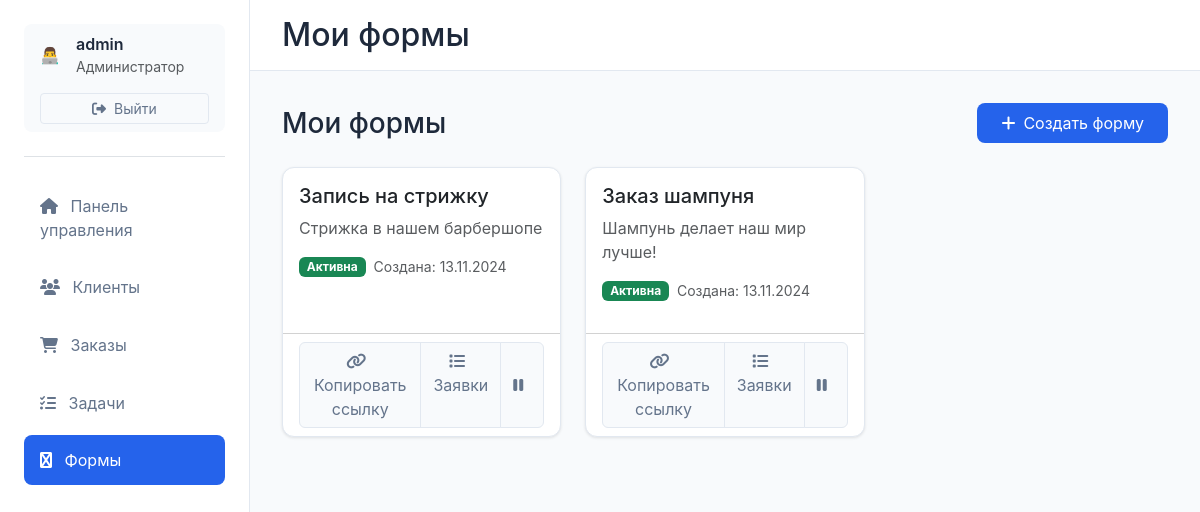
The page /forms (signed in) on the database its author committed.
### app.py (models this page shows)
class User(UserMixin, db.Model):
    id = db.Column(db.Integer, primary_key=True)
    username = db.Column(db.String(80), unique=True, nullable=False)
    password_hash = db.Column(db.String(120), nullable=False)
    role = db.Column(db.String(20), nullable=False, default='user')

class Form(db.Model):
    id = db.Column(db.Integer, primary_key=True)
    user_id = db.Column(db.Integer, db.ForeignKey('user.id'), nullable=False)
    name = db.Column(db.String(100), nullable=False)
    description = db.Column(db.Text)
    slug = db.Column(db.String(100), unique=True, nullable=False)
    created_at = db.Column(db.DateTime, default=datetime.utcnow)
    is_active = db.Column(db.Boolean, default=True)
    fields = db.relationship('FormField', backref='form', lazy=True, cascade='all, delete-orphan')
    submissions = db.relationship('FormSubmission', backref='form', lazy=True, cascade='all, delete-orphan')

### app.py (the view)
@app.route('/forms')
@login_required
def forms():
    user_forms = Form.query.filter_by(user_id=current_user.id).all()
    return render_template('forms/forms.html', forms=user_forms)

### app.py (called while the page is built)
@login_manager.user_loader
def load_user(user_id):
    return User.query.get(int(user_id))

### templates/forms/forms.html (shortened to what this page needs)
{% extends "base.html" %}
{% block title %}Мои формы{% endblock %}
{% block content %}
<div class="d-flex justify-content-between align-items-center mb-4">
    <h1 class="h3 mb-0">Мои формы</h1>
    <a href="{{ url_for('create_form') }}" class="btn btn-primary">
        <i class="fas fa-plus me-2"></i>Создать форму
    </a>
</div>
<div class="row">
    {% for form in forms %}
    <div class="col-md-4 mb-4">
        <div class="card h-100">
            <div class="card-body">
                <h5 class="card-title">{{ form.name }}</h5>
                <p class="card-text text-muted">{{ form.description }}</p>
                <div class="d-flex align-items-center mb-3">
                    <span class="badge {% if form.is_active %}bg-success{% else %}bg-secondary{% endif %} me-2">
                        {{ 'Активна' if form.is_active else 'Неактивна' }}
                    </span>
                    <small class="text-muted">
                        Создана: {{ form.created_at.strftime('%d.%m.%Y') }}
                    </small>
                </div>
            </div>
            <div class="card-footer bg-transparent">
                <div class="btn-group w-100">
                    <button class="btn btn-light" onclick="copyFormLink('{{ url_for('public_form', slug=form.slug, _external=True) }}')">
                        <i class="fas fa-link me-2"></i>Копировать ссылку
                    </button>
                    <a href="{{ url_for('form_submissions', slug=form.slug) }}" class="btn btn-light">
                        <i class="fas fa-list me-2"></i>Заявки
                    </a>
                    <button class="btn btn-light" onclick="toggleFormStatus({{ form.id }})">
                        <i class="fas {% if form.is_active %}fa-pause{% else %}fa-play{% endif %} me-2"></i>
                    </button>
                </div>
            </div>
        </div>
    </div>
    {% endfor %}
</div>
{% endblock %}

### templates/base.html (shortened to what this page needs)
<!DOCTYPE html>
<html lang="ru">
<head>
    <link href="https://cdn.jsdelivr.net/npm/bootstrap@5.3.0/dist/css/bootstrap.min.css" rel="stylesheet">
    <link href="https://cdnjs.cloudflare.com/ajax/libs/font-awesome/6.4.0/css/all.min.css" rel="stylesheet">
</head>
<body>
    {% if current_user.is_authenticated %}
    <div class="sidebar">
        <div class="user-profile mb-4">
            <div class="d-flex align-items-center gap-3 mb-3">
                <div class="profile-emoji">👨‍💻</div>
                <div class="d-flex flex-column">
                    <span class="fw-semibold">{{ current_user.username }}</span>
                    <small class="text-muted">Администратор</small>
                </div>
            </div>
            <a href="{{ url_for('logout') }}" class="btn btn-light btn-sm w-100">
                <i class="fas fa-sign-out-alt me-2"></i>Выйти
            </a>
        </div>
        <div class="border-bottom mb-4"></div>
        <nav class="nav flex-column">
    <a class="nav-link {% if request.endpoint == 'dashboard' %}active{% endif %}"
       href="{{ url_for('dashboard') }}">
        <i class="fas fa-home me-2"></i> Панель управления
    </a>
    <a class="nav-link {% if request.endpoint == 'customers' %}active{% endif %}"
       href="{{ url_for('customers') }}">
        <i class="fas fa-users me-2"></i> Клиенты
    </a>
    <a class="nav-link {% if request.endpoint == 'orders' %}active{% endif %}"
       href="{{ url_for('orders') }}">
        <i class="fas fa-shopping-cart me-2"></i> Заказы
    </a>
    <a class="nav-link {% if request.endpoint == 'tasks' %}active{% endif %}"
       href="{{ url_for('tasks') }}">
        <i class="fas fa-tasks me-2"></i> Задачи
    </a>
    <a class="nav-link {% if 'forms' in request.endpoint %}active{% endif %}"
       href="{{ url_for('forms') }}">
        <i class="fas fa-wpforms me-2"></i> Формы
    </a>
</nav>
    </div>
    <div class="main-content">
        <div class="top-bar">
            <h2 class="mb-0">{% block title %}{% endblock %}</h2>
        </div>
        {% block content %}{% endblock %}
    </div>
    {% else %}
        {% block auth_content %}{% endblock %}
    {% endif %}
</body>
</html>

### templates/base.html (style rules this page uses)
:root { --primary-color: #2563eb; --primary-hover: #1d4ed8; --secondary-color: #64748b; --accent-color: #0ea5e9; --status-new: #2563eb; --status-progress: #eab308; --status-completed: #22c55e; --status-pending: #f97316; --bg-sidebar: #ffffff; --bg-main: #f8fafc; --bg-card: #ffffff; --text-primary: #1e293b; --text-secondary: #64748b; --text-light: #94a3b8; --border-color: #e2e8f0; --shadow-sm: 0 1px 3px rgba(0, 0, 0, 0.1); --shadow-md: 0 4px 6px rgba(0, 0, 0, 0.05); --sidebar-width: 250px; }
body { background-color: var(--bg-main); font-family: 'Inter', sans-serif; color: var(--text-primary); }
.sidebar { width: var(--sidebar-width); height: 100vh; position: fixed; left: 0; top: 0; background: var(--bg-sidebar); border-right: 1px solid var(--border-color); padding: 1.5rem; }
.sidebar .nav-link { color: var(--text-secondary); padding: 0.8rem 1rem; border-radius: 8px; margin-bottom: 0.5rem; transition: all 0.2s; }
.sidebar .nav-link.active { background-color: var(--primary-color); color: white; }
.main-content { margin-left: var(--sidebar-width); padding: 2rem; min-height: 100vh; }
.card { background: var(--bg-card); border: 1px solid var(--border-color); border-radius: 12px; box-shadow: var(--shadow-sm); transition: transform 0.2s, box-shadow 0.2s; }
.top-bar { background: var(--bg-card); border-bottom: 1px solid var(--border-color); padding: 1rem 2rem; margin: -2rem -2rem 2rem -2rem; }
.btn-primary { background-color: var(--primary-color); border: none; padding: 0.5rem 1.5rem; border-radius: 8px; }
.btn-light { background-color: var(--bg-main); border: 1px solid var(--border-color); color: var(--text-secondary); }
.user-profile { padding: 0.5rem 1rem; border-radius: 8px; background-color: var(--bg-main); }
.nav-link, .btn, .card { transition: all 0.2s ease-in-out; }

### rows shown on the page
User: username "admin"
Form: name "Запись на стрижку", description "Стрижка в нашем барбершопе", is_active "Активна", created_at "13.11.2024"
Form: name "Заказ шампуня", description "Шампунь делает наш мир лучше!", is_active "Активна", created_at "13.11.2024"
